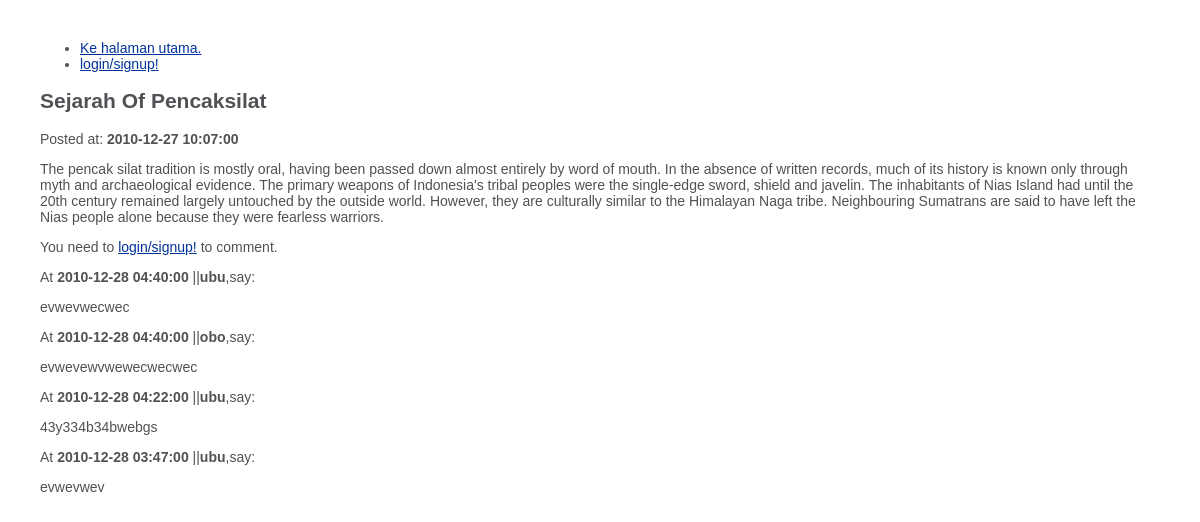
The page /index.php/articles/view/7 on the database its author committed.
### tables this page shows
CREATE TABLE IF NOT EXISTS `news` (
  `articleid` int(11) NOT NULL AUTO_INCREMENT,
  `userid` int(11) NOT NULL,
  `title` varchar(255) NOT NULL,
  `content` text NOT NULL,
  `postdate` datetime NOT NULL,
  PRIMARY KEY (`articleid`)
);

CREATE TABLE IF NOT EXISTS `comments` (
  `idcomment` int(11) NOT NULL AUTO_INCREMENT,
  `userid` int(11) NOT NULL,
  `articleid` int(11) NOT NULL,
  `comment` text NOT NULL,
  `commentdate` datetime NOT NULL,
  PRIMARY KEY (`idcomment`)
);

CREATE TABLE IF NOT EXISTS `user` (
  `userid` int(11) NOT NULL AUTO_INCREMENT,
  `username` varchar(255) NOT NULL,
  `password` varchar(255) NOT NULL,
  `email` varchar(255) NOT NULL,
  `type` varchar(5) NOT NULL,
  PRIMARY KEY (`userid`),
  UNIQUE KEY `username` (`username`,`password`)
);

### application/controllers/articles.php (called while the page is built, shortened)
<?php
class Articles extends Controller {
	function Articles()
	{
    $this->load->model('articles_model');
	}
  function view(){
    $id = $this->uri->segment(3);
    $row= $this->articles_model->getone($id);
    $rowcom= $this->articles_model->getcomments($id);
    $data['articleid'] = $id;
    $data['title'] = $row->title;
    $data['content'] = $row->content;
    $data['postdate'] = $row->postdate;
    $data['comments']= $rowcom;
    $this->load->view('article_view',$data);
  }
}

### system/codeigniter/CodeIgniter.php (called while the page is built, shortened)
<?php  if ( ! defined('BASEPATH')) exit('No direct script access allowed');
$EXT =& load_class('Hooks');
$EXT->_call_hook('pre_system');
$URI =& load_class('URI');
$RTR =& load_class('Router');
$method = $RTR->fetch_method();
$EXT->_call_hook('pre_controller');
$CI = new $class();
if ($RTR->scaffolding_request === TRUE)
{
	if ($EXT->_call_hook('scaffolding_override') === FALSE)
	{
		$CI->_ci_scaffolding();
	}
}
else
{
	if (method_exists($CI, '_remap'))
	{
		$CI->_remap($method);
	}
	else
	{
		call_user_func_array(array(&$CI, $method), array_slice($URI->rsegments, 2));
	}
}

### index.php (called while the page is built, shortened)
<?php
require_once BASEPATH.'codeigniter/CodeIgniter'.EXT;

### system/codeigniter/Base5.php (called while the page is built)
<?php  if ( ! defined('BASEPATH')) exit('No direct script access allowed');
class CI_Base {
	private static $instance;
	public function CI_Base()
	{
		self::$instance =& $this;
	}
	public static function &get_instance()
	{
		return self::$instance;
	}
}
function &get_instance()
{
	return CI_Base::get_instance();
}

### application/models/articles_model.php (called while the page is built, shortened)
<?php
class Articles_model extends Model {
    function getone($id){
      $this->db->where('articleid',$id);
      $query= $this->db->get('news');
      return $query->row();
    }
  function getcomments($articleid){
    $this->db->select('username,idcomment,comment,commentdate');
    $this->db->from('comments');
    $this->db->join('user','comments.userid = user.userid');
    $this->db->where('articleid',$articleid);
    $this->db->order_by('commentdate','desc');
    $query= $this->db->get();
    return $query->result();
  }
}

### application/views/article_view.php (the view, shortened to what this page needs)
<?php
$userid= $this->session->userdata('userid');
$username= $this->session->userdata('username');
?>
<html>
<head>
</head>
<body>
<ul>
<?php
echo "<li>".anchor('start','Ke halaman utama.')."</li>";
      $type= $this->session->userdata('type');
      if($type == ''){
      echo   "<li>".anchor('login','login/signup!')."</li>";
      }
?>
</ul>
<p>
<h2><?php echo $title;?> </h2>
Posted at: <strong><?php echo $postdate;?></strong>
<p>
<?php echo $content;?>
</p>
</p>
<p>
<?php if(($userid != '')){?>
Add Comment:
<?php
 echo form_open('articles/addcomment'); ?>
 <input type="hidden" name="userid" id="userid"
 value="<?php echo $userid;?>" />
 <input type="hidden" name="articleid" id="articleid"
 value="<?php echo $articleid;?>" />
 From: <?php echo $username;?>
 <br/>
 Comment:<br/>
 <textarea name="comment" id="comment" cols="50" rows="10">
 </textarea>
 <br/>
 <input type="submit" value="Comment" />
 <?php echo form_close();?>
</p>
<?php }else{?>
<p>
You need to <?php echo anchor('login','login/signup!');?> to comment.
</p>
<?php }?>
<p>
 <?php if(isset($comments)) : foreach($comments as $com) : ?>
    <p>
    At <strong><?php echo $com->commentdate;?></strong> ||<strong><?php echo $com->username;?></strong>,say:
    <p>
    <?php echo $com->comment;?>
    </p>
    </p>
 <?php endforeach; ?>
      <?php else:   ?>
      <h3>Belum ada komen.</h2>
      <?php endif;?>
</p>
</body>
</html>

### application/views/article_view.php (style rules this page uses)
body { background-color: #fff; margin: 40px; font-family: Lucida Grande, Verdana, Sans-serif; font-size: 14px; color: #4F5155; }
a { color: #003399; background-color: transparent; font-weight: normal; }

### rows shown on the page
news: title "Sejarah Of Pencaksilat", postdate "2010-12-27 10:07:00", content "The pencak silat tradition is mostly oral, having been passed down almost entirely by word of mouth. In the absence of written records, much of its history is known only through myth and archaeological evidence. The primary weapons of Indonesia's tribal peoples were the single-edge sword, shield and javelin. The inhabitants of Nias Island had until the 20th century remained largely untouched by the outside world. However, they are culturally similar to the Himalayan Naga tribe. Neighbouring Sumatrans are said to have left the Nias people alone because they were fearless warriors."
comments: commentdate "2010-12-28 04:40:00", userid.username "ubu", comment "evwevwecwec"
comments: commentdate "2010-12-28 04:40:00", userid.username "obo", comment "evwevewvwewecwecwec"
comments: commentdate "2010-12-28 04:22:00", userid.username "ubu", comment "43y334b34bwebgs"
comments: commentdate "2010-12-28 03:47:00", userid.username "ubu", comment "evwevwev"

### other values the page prints
anchor('start','Ke halaman utama.') "Ke halaman utama."
anchor('login','login/signup!') "login/signup!"
